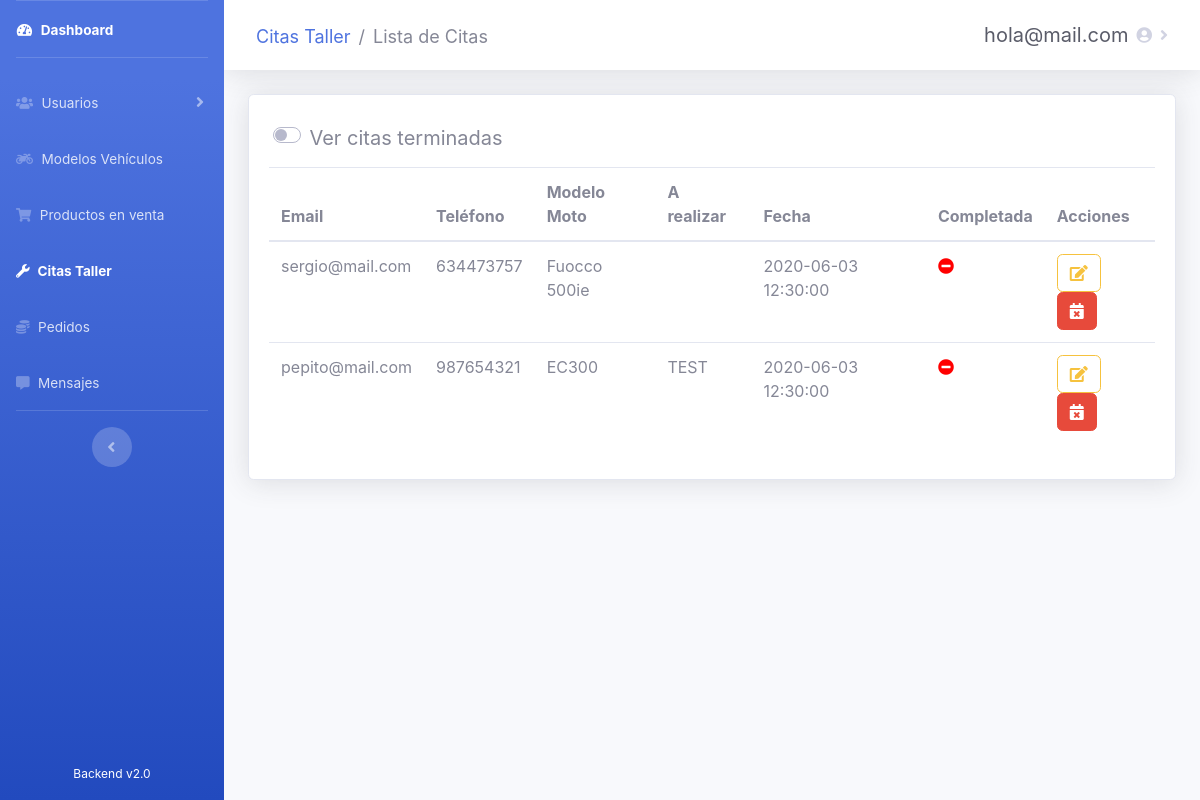
Screenshot of /admin/tasks/citas.php (signed in) with the database file from the repository.
### tables this page shows
CREATE TABLE `usuarios` (
  `id_usuario` int(10) NOT NULL,
  `email` varchar(20) NOT NULL,
  `password` varchar(60) DEFAULT NULL,
  `nombre` varchar(30) DEFAULT NULL,
  `apellidos` varchar(60) DEFAULT NULL,
  `direccion` varchar(100) DEFAULT NULL,
  `localidad` varchar(30) DEFAULT NULL,
  `provincia` int(10) DEFAULT NULL,
  `cp` int(5) DEFAULT NULL,
  `telefono` int(15) DEFAULT NULL,
  `is_admin` tinyint(1) DEFAULT 0,
  `registrado` tinyint(1) DEFAULT 1
);

CREATE TABLE `moto_models` (
  `id_model` int(10) NOT NULL,
  `nombre` varchar(60) NOT NULL,
  `fabricante` int(10) NOT NULL,
  `is_active` tinyint(1) DEFAULT 1
);

CREATE TABLE `citas` (
  `id_cita` int(10) NOT NULL,
  `id_usuario` int(10) DEFAULT NULL,
  `id_moto` int(10) NOT NULL,
  `fecha` datetime NOT NULL,
  `comentarios` varchar(250) DEFAULT NULL,
  `completada` tinyint(1) NOT NULL DEFAULT 0
);

### admin/tasks/citas.php (the view, shortened to what this page needs)
<?php
require_once('../recursos/conexionBD.php');
if (!isset($_SESSION['usuario']) and $_SESSION['estado'] != 'Autenticado') {
  header('Location: ../administrar.php');
} else {
  $usuario = $_SESSION['usuario'];
}
?>
<!DOCTYPE html>
<html lang="es">
<head>
  <link rel="stylesheet" href="https://use.fontawesome.com/releases/v5.11.2/css/all.css">
  <link href="../../css/sidebar-admin.css" rel="stylesheet">
  <link rel="stylesheet" type="text/css" href="https://cdn.datatables.net/v/bs4/dt-1.10.21/b-1.6.2/r-2.2.4/datatables.min.css" />
</head>
<body id="page-top">
  <div id="wrapper">
    <ul class="navbar-nav bg-gradient-primary sidebar sidebar-dark accordion" id="accordionSidebar">
      <div class="navbar-nav" style="height: 95%">
        <li class="nav-item active">
          <a class="nav-link" href="../dashboard.php">
            <i class="fas fa-fw fa-tachometer-alt"></i>
            <span>Dashboard</span>
          </a>
        </li>
        <hr class="sidebar-divider">
        <li class="nav-item">
          <a class="nav-link collapsed" href="#" data-toggle="collapse" data-target="#collapse3" aria-expanded="true" aria-controls="collapse3">
            <i class="fas fa-users"></i>
            <span>Usuarios</span>
          </a>
        </li>
        <li class="nav-item">
          <a class="nav-link" href="../vehicles/vehiculos.php">
            <i class="fas fa-motorcycle"></i>
            <span>Modelos Vehículos</span>
          </a>
        </li>
        <li class="nav-item">
          <a class="nav-link" href="../products/productos.php">
            <i class="fas fa-shopping-cart"></i>
            <span>Productos en venta</span>
          </a>
        </li>
        <li class="nav-item active">
          <a class="nav-link" href="#">
            <i class="fas fa-wrench"></i>
            <span>Citas Taller</span>
          </a>
        </li>
        <li class="nav-item">
          <a class="nav-link" href="../sales/pedidos.php">
            <i class="fas fa-coins"></i>
            <span>Pedidos</span>
          </a>
        </li>
        <li class="nav-item">
          <a class="nav-link" href="../messages/mensajes.php">
            <i class="fas fa-comment-alt"></i>
            <span>Mensajes</span>
          </a>
        </li>
        <hr class="sidebar-divider d-none d-md-block">
        <div class="text-center d-none d-md-inline">
          <button class="rounded-circle border-0" id="sidebarToggle"></button>
        </div>
      </div>
      <div class="text-center">
        <div class="container">
          <span style="color: white; font-size: 12px">Backend v2.0</span>
        </div>
      </div>
    </ul>
    <div id="content-wrapper" class="d-flex flex-column">
      <div id="content" style="max-height: 100%">
        <nav class="navbar navbar-expand navbar-light bg-white topbar mb-4 static-top shadow">
          <nav aria-label="breadcrumb">
            <ol class="breadcrumb">
              <li class="breadcrumb-item"><a href="#">Citas Taller</a></li>
              <li class="breadcrumb-item active" aria-current="page">Lista de Citas</li>
            </ol>
          </nav>
          <ul class="navbar-nav ml-auto">
            <li class="nav-item dropdown">
              <a class="nav-link dropdown-toggle" href="#" id="usuarioDropdown" role="button" data-toggle="dropdown" aria-haspopup="true" aria-expanded="false">
                <span class="mr-2 d-none d-lg-inline text-gray-800 medium" style="font-size: 20px"><?php print($usuario) ?></span>
                <i class="fas fa-user-circle"></i>
              </a>
            </li>
          </ul>
        </nav>
        <div class="container-fluid">
          <div class="card shadow mb-4">
            <div class="card-body">
              <div class="custom-switch form-control-lg" style="margin-left: 0.5%; margin-bottom: 0.5%">
                <label class="custom-control-label" for="verTerminadas">Ver citas terminadas</label>
              </div>
              <div class="table-responsive" id="citasPendientes">
                <table class="table citas" cellspacing="0">
                  <thead>
                    <tr>
                      <th>Email</th>
                      <th>Teléfono</th>
                      <th>Modelo Moto</th>
                      <th>A realizar</th>
                      <th>Fecha</th>
                      <th>Completada</th>
                      <th>Acciones</th>
                    </tr>
                  </thead>
                  <tbody>
                    <?php
                    $consulta = "SELECT `id_cita`, `id_usuario`, `id_moto`, `fecha`, `comentarios`, `completada` FROM citas WHERE completada = 0";
                    $resultado = mysqli_query($conexion, $consulta);
                    while ($fila = mysqli_fetch_array($resultado)) { ?>
                      <tr>
                        <td><?php $consulta2 = "SELECT usuarios.email FROM citas
                                                  INNER JOIN usuarios ON citas.id_usuario = usuarios.id_usuario
                                                  WHERE citas.id_cita = $fila[id_cita]";
                            $resultado2 = mysqli_query($conexion, $consulta2);
                            while ($fila2 = mysqli_fetch_array($resultado2)) {
                              echo $fila2["email"];
                            } ?></td>
                        <td><?php $consulta3 = "SELECT usuarios.telefono FROM citas
                                                  INNER JOIN usuarios ON citas.id_usuario = usuarios.id_usuario
                                                  WHERE citas.id_cita = $fila[id_cita]";
                            $resultado3 = mysqli_query($conexion, $consulta3);
                            while ($fila3 = mysqli_fetch_array($resultado3)) {
                              echo $fila3["telefono"];
                            } ?></td>
                        <td><?php $consulta4 = "SELECT moto_models.nombre FROM citas
                                                  INNER JOIN motos ON citas.id_moto = motos.id_moto
                                                  INNER JOIN moto_models on motos.modelo = moto_models.id_model WHERE citas.id_cita = $fila[id_cita]";
                            $resultado4 = mysqli_query($conexion, $consulta4);
                            while ($fila4 = mysqli_fetch_array($resultado4)) {
                              echo $fila4["nombre"];
                            }
                            ?></td>
                        <td><?php echo $fila["comentarios"]; ?></td>
                        <td><?php echo $fila["fecha"]; ?></td>
                        <td><?php echo "<span class='fas fa-minus-circle' title='No realizada' style='color:red'></span>"; ?></td>
                        <td>
                          <a class="btn btn-outline-warning noFocus" href="#" title="Cambiar estado de cita" onclick="cambiarEstadoCita('<?php echo $fila["id_cita"]; ?>');"><i class='fas fa-edit'></i></a>
                          <a class="btn btn-danger noFocus" title="Borrar Cita" style="cursor: pointer;" onclick="borrarCita('<?php echo $fila["id_cita"]; ?>');"><i class="fas fa-calendar-times" style="color: white"></i></a>
                        </td>
                      </tr>
                    <?php }; ?>
                  </tbody>
                </table>
              </div>
            </div>
          </div>
        </div>
      </div>
    </div>
  </div>
</body>
</html>

### rows the page displays
citas: fecha "2020-06-03 12:30:00"
usuarios: email "sergio@mail.com", telefono "634473757"
moto_models: nombre "Fuocco 500ie"
citas: comentarios "TEST", fecha "2020-06-03 12:30:00"
usuarios: email "pepito@mail.com", telefono "987654321"
moto_models: nombre "EC300"

### other values shown
$usuario "hola@mail.com"
